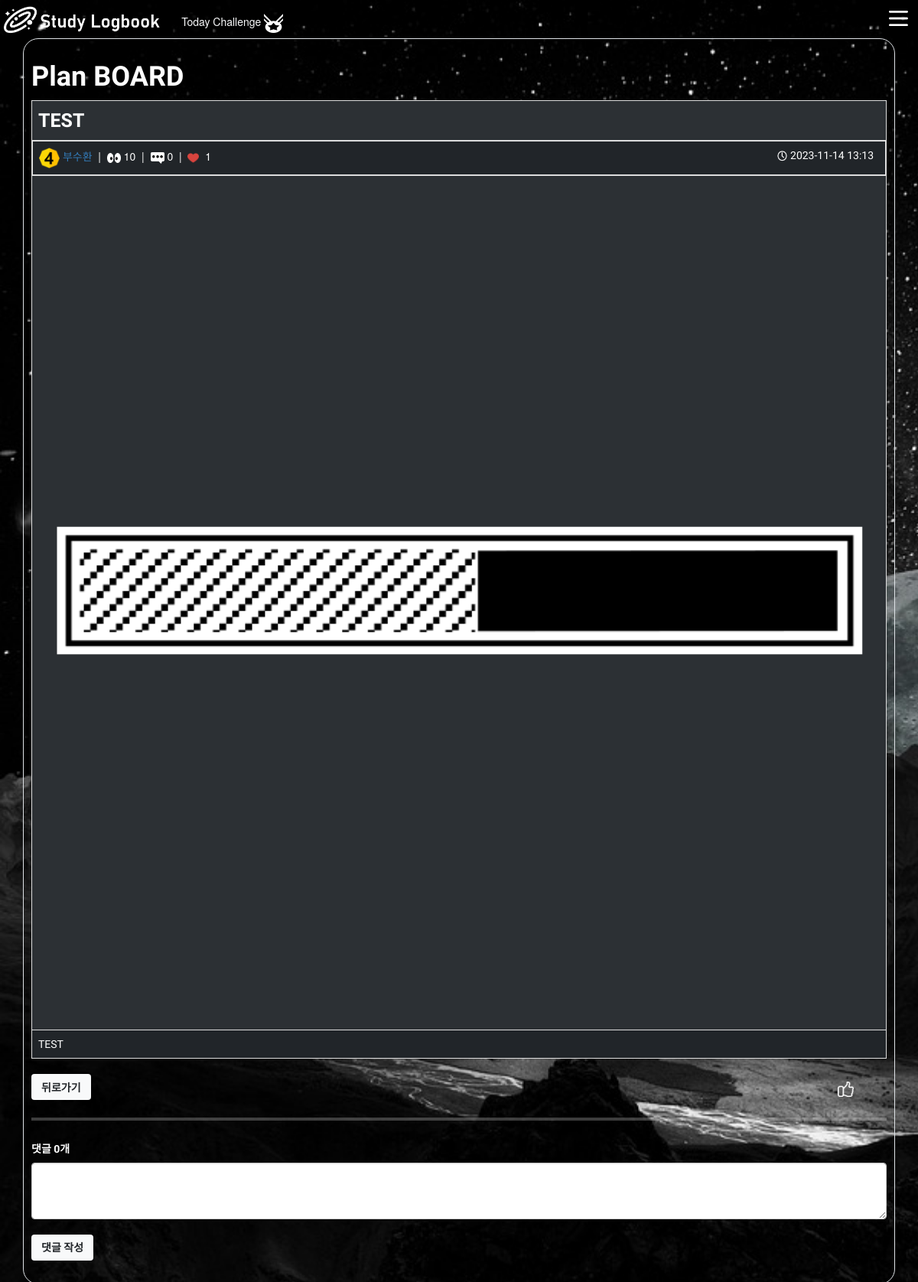
Screenshot of /plans/2/ (signed in) with the database file from the repository.
### plans/models.py (models this page shows)
class Plan(models.Model):
    user = models.ForeignKey(
        settings.AUTH_USER_MODEL, on_delete=models.CASCADE, related_name='user_plans'
    )
    like_users = models.ManyToManyField(
        settings.AUTH_USER_MODEL, related_name='like_plans'
    )
    title = models.CharField(max_length=200)
    content = models.TextField()
    count = models.PositiveIntegerField(default=0)
    image = models.ImageField(blank=True)
    created_at = models.DateTimeField(auto_now_add=True)
    updated_at = models.DateTimeField(auto_now=True)

### accounts/models.py (models this page shows, shortened)
class User(AbstractBaseUser, PermissionsMixin):
    followings = models.ManyToManyField('self', symmetrical=False, related_name='followers')
    beakjoon_nickname = models.CharField('백준 닉네임',max_length=30, blank=True)
    beakjoon_rank = models.CharField(max_length=30, blank=True, null=True)
    email = models.EmailField('이메일', unique=True)
    username = models.CharField('이름', max_length=30)
    is_staff = models.BooleanField('스태프 권한', default=False)
    is_active = models.BooleanField('사용중', default=True)
    date_joined = models.DateTimeField('가입일', default=timezone.now)
    image = models.ImageField(blank=True)
    objects = UserManager()
    USERNAME_FIELD = 'email'                     # email을 사용자의 식별자로 설정
    REQUIRED_FIELDS = ['username']                   # 필수입력값
    class Meta:
        verbose_name = _('user')
        verbose_name_plural = _('users')
        swappable = 'AUTH_USER_MODEL'
    @property
    def users(self):
        users = get_user_model().objects.all()
        return users

### plans/views.py (the view)
# urls.py: path('<int:pk>/', views.detail, name='detail'),
@login_required
def detail(request, pk):
    plan = Plan.objects.get(pk=pk)
    plan.count += 1
    plan.save()
    comment_form = CommentForm()
    comments = plan.comments.all()
    context = {
        'plan': plan,
        'comment_form': comment_form,
        'comments': comments,
    }
    return render(request, 'plans/detail.html', context)

### plans/forms.py
class CommentForm(forms.ModelForm):
    class Meta:
        model = Comment
        fields = ('comment_content',)

### plans/templates/plans/detail.html (shortened to what this page needs)
{% extends "base.html" %}
{% load static %}
{% block css %}
    <link rel="stylesheet" href="https://maxcdn.bootstrapcdn.com/bootstrap/3.3.2/css/bootstrap.min.css">
    {% endblock css %}
{% block content %}
    <div class='container border bg-dark.bg-gradient p-3 rounded-5'>
        <a href="{% url "plans:index" %}">
            <h1 class='font fw-bold text-white'>Plan BOARD</h1>
        </a>
        <table class="table table-striped table-bordered table-dark">
            <tr>
                <th class='font col-md-2 align-middle fs-1' colspan='2'>{{ plan.title }}</th>
            </tr>
            <tr>
                <div>
                    <td class='col-md-12 d-flex justify-content-between' colspan='2'>
                        <div>
                            <img src="{% static 'Rank/'|add:plan.user.beakjoon_rank|add:'.png' %}" width="27" height="27" alt="asd">&nbsp;<a href="{% url "accounts:profile" plan.user.pk %}">{{ plan.user.username }}</a> &nbsp;|&nbsp;
                            <img src={% static "hit_img.png" %} alt="logo_medal.png" width="18" height="13">&nbsp;<span>{{ plan.count }}</span> &nbsp;|&nbsp;
                            <img src={% static "comment_img.png" %} alt="logo_medal.png" width="18" height="15">&nbsp;<span id="cnt2">{{ plan.comments.all|length }}</span> &nbsp;|&nbsp;
                            <img src={% static "like_img.png" %} alt="logo_medal.png" width="15" height="15">&nbsp; <span id="likes-count">{{ plan.like_users.all|length }}</span>
                        </div>
                        <div class ='font'>
                            <img src={% static "time2_img.png" %} alt="logo_medal.png" width="15" height="15">&nbsp;{{ plan.updated_at | date:"Y-m-d H:i" }}&nbsp;&nbsp;
                        </div>
                    </td>
                </div>
            </tr>
            {% if plan.image %}
            <tr>
                <td colspan='2'><img src="{{ plan.image.url }} " alt="" width=100% height=100%></td>
            </tr>
            {% endif %}
            <tr>
                <td class='font' colspan='2' style="word-break:break-all">{{ plan.content | linebreaksbr }}</td>
            </tr>
        </table>
        {% if request.user == plan.user %}
        <div class='d-flex justify-content-between'>
            <div>
                {% comment %} <a href="{% url "plans:index" %}"><button class="btn btn btn-light text-dark mouse fw-bold" type="button">뒤로가기</button></a> {% endcomment %}
                <a class = 'mx-5' href="{% url "plans:index" %}">
                    <img src="{% static "back.png" %}" alt="back" height="20px">
                </a>
            </div>
            <div>
                {% comment %} <a href="{% url "plans:likes" plan.pk %}"><button class="btn btn-success mouse fw-bold" type="button"><img src={% static "like_img.png" %} alt="logo_medal.png" width="18" height="20">&nbsp;좋아요</button></a> {% endcomment %}
                {% comment %} <a class = 'mx-5' href="{% url "plans:likes" plan.pk %}">
                    <img src={% static "like3_img.png" %} alt="like_medal.png" height="20">
                </a> {% endcomment %}
                <a class = 'mx-5 likeA btn' data-plan-id="{{ plan.pk }}">
                    <img src={% static "like3_img.png" %} alt="like_medal.png" height="20">
                </a>
                {% comment %} <a href="{% url "plans:update" plan.pk %}" enctype='multipart/form-data'><button class="btn btn btn-light text-dark mouse fw-bold btn-sm" type="button">수정</button></a> {% endcomment %}
                <a class = 'mx-5' href="{% url "plans:update" plan.pk %}" enctype='multipart/form-data'>
                    <img src={% static "update.png" %} alt="like_medal.png" height="20">
                </a>
                {% comment %} <a href="{% url "plans:delete" plan.pk %}"><button class="btn btn btn-danger mouse fw-bold btn-sm" type="button">삭제</button></a> {% endcomment %}
                <a class = 'mx-5' href="{% url "plans:delete" plan.pk %}">
                    <img src={% static "trash.png" %} alt="like_medal.png" height="18">
                </a>
            </div>
        </div>
        {% else %}
        <div  class='d-flex justify-content-between'>
            <a href="{% url "plans:index" %}"><button class="btn btn btn-light text-dark mouse fw-bold" id="btn_cursor" type="button">뒤로가기</button></a>
            <a class = 'mx-5 likeA btn' data-plan-id="{{ plan.pk }}">
                <img src={% static "like3_img.png" %} alt="like_medal.png" height="20">
            </a>
        </div>
        {% endif %}
        <hr class='border-4'>
        <div>
            <h5 id="commentCnt" class='fw-bold text-white font'>댓글 <span id="commentNum">{{ plan.comments.all|length }}</span>개</h5>
            <form action="{% url "plans:comments_create" plan.pk %}" method="post" class="form-horizontal">
                <textarea rows="3" class="form-control" name="comment_content"></textarea>
                <br>
                <button class="btn btn-light text-dark mouse fw-bold font " id="btn_cursor" type="submit">댓글 작성</button>
                </form>
        </div>
        <br>
    </div>
{% endblock content %}

### static/style.css (style rules this page uses)
.container { display : flex; flex-direction: column; }
a,a:link { cursor: url(test_mouse.png) 2 2, auto; }
#btn_cursor { cursor: url(test_mouse.png) 2 2, auto; }
body { min-height: 100vh; background :url('background3.jpg') ; background-size : cover; cursor: url(test_mouse.png) 2 2, auto; }

### plans/templates/plans/detail.html (style rules this page uses)
.font { font-family: 'Gowun Dodum', sans-serif; }

### rows the page displays
Plan: title "TEST", user.username "부수환", count "10", comments.all|length "0", like_users.all|length "1", updated_at "2023-11-14 13:13", image (picture), content "TEST"
